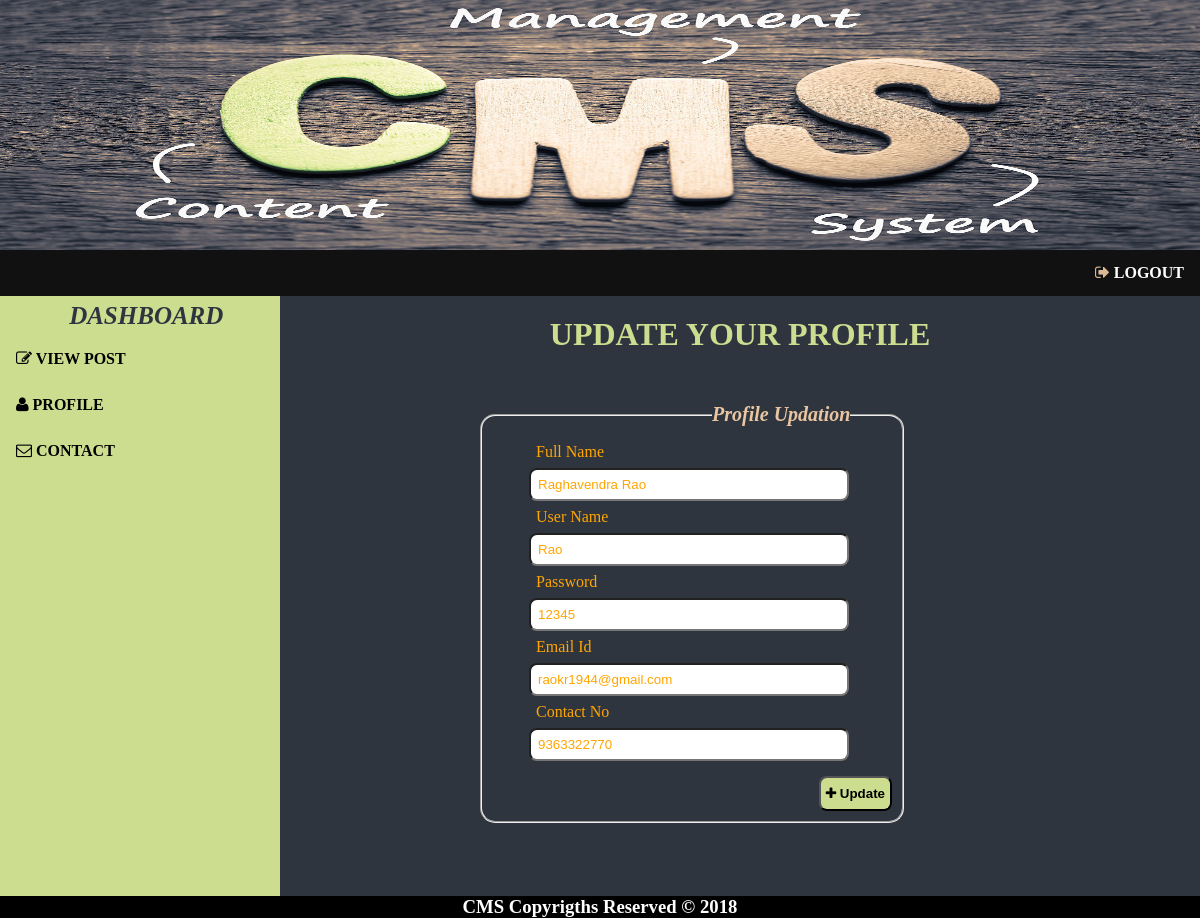
/uprofile.php (signed in), run on the app's committed database.
### tables this page shows
CREATE TABLE IF NOT EXISTS `users` (
  `UID` int(11) NOT NULL AUTO_INCREMENT,
  `FNAME` varchar(30) NOT NULL,
  `UNAME` varchar(30) NOT NULL,
  `UPASS` varchar(30) NOT NULL,
  `EMAIL` varchar(30) NOT NULL,
  `CONTACT` varchar(30) NOT NULL,
  `STATUS` int(11) NOT NULL DEFAULT '1',
  PRIMARY KEY (`UID`)
);

### uprofile.php (the view, shortened to what this page needs)
<?php
include "config.php";
?>
<html>
	<head>
		<?php include "head.php" ?>
	</head>
	<body>
		<?php include "nav.php";?>
		<div id="container"style='background:#2f353f;color:orange' >
			<div id="sidenav">
				<ul>
					<li id="dash"> &nbsp DASHBOARD</li>
					<li><a href="uhome.php"><i class="fa fa-pencil-square-o"></i> VIEW POST &nbsp &nbsp &nbsp &nbsp &nbsp </a></li>
					<li><a href="uprofile.php"><i class="fa fa-user"></i> PROFILE  &nbsp &nbsp &nbsp &nbsp &nbsp </a></li>
					<li><a href="contact.php"><i class="fa fa-envelope-o"></i> CONTACT</a></li>
				</ul>
			</div>
			<div>
				<h1>UPDATE YOUR PROFILE</h1>
				<?php
					$sql="SELECT * FROM USERS WHERE UID={$_SESSION["UID"]}";
						$res=$con->query($sql);
						if($res->num_rows>0)
						{
							$row=$res->fetch_assoc();
						}
				?>
				<fieldset>
					<legend>Profile Updation</legend>
					<form method="post">
						<label>Full Name</label>
					<input type="text" name="fname" id="fname" value="<?php echo $row["FNAME"];?>" placeholder="Enter Your Full Name"/>
					<label>User Name</label>
					<input type="text" name="uname" id="uname" value="<?php echo $row["UNAME"];?>" placeholder="Enter User Name" />
					<label>Password</label>
					<input type="text" name="upass" id="upass" value="<?php echo $row["UPASS"];?> "placeholder="Enter User Password" />
					<label>Email Id</label>
					<input type="email" name="email" id="email" value="<?php echo $row["EMAIL"];?> "placeholder="Enter Your Valid Email Id"/>
					<label>Contact No</label>
					<input type="text" name="contact" id="contact" value="<?php echo $row["CONTACT"];?> " placeholder="Enter Valid Contact No"/>
						<button type="submit" name="submit"><i class="fa fa-plus"></i>  Update</button>
					</form>
				</fieldset>
			</div>
		</div>
		<?php include "foot.php";?>
	</body>
</html>

### style.css (style rules this page uses)
* { margin:0px; padding:0px; }
ul { list-style-type: none; margin: 0px; padding: 0px; overflow: hidden; background-color: #111; }
li { float: left; }
li i { color:#dab996; }
li a { display: block; color: white; text-align: center; padding: 14px 16px; text-decoration: none; font-weight:bold; }
#sidenav { width:280px; height:600px; float:left; background:#cddd90; }
#sidenav ul { list-style-type:none; display:block; background:#cddd90; }
#sidenav ul li a,#sidenav ul li i { color:black; }
#dash { font-style:italic; font-size:25px; font-weight:bold; color:#2f353f !important; line-height:40px; margin-left:0px; margin-top:0px; background:; height:40px; text-align:center; width:280px; }
#container { height:auto; width:100%; float:left; background:#2f353f; }
body { background:#2f353f; }
input,label,select,textarea { display:block; padding:7px; margin-left:37px; border-radius:8px; width:80%; color:orange; }
button { background:#cddd90; color:black; width:auto; height:35px; padding:5px; border-radius:8px; float:right; margin-top:15px; font-weight:bold; }
legend { margin-left:220px; font-style:italic; font-weight:bold; font-size:20px; }
fieldset { height:auto; width:400px; margin-left:480px; margin-top:50px; border-radius:15px; padding:10px; color:#e9c6a1; }
h1 { text-align:center; font-weight:bold; margin-top:20px; text-decoration:italic; font-family:Harrington; color:#cddd90; }

### data on the page
users: fname "Raghavendra Rao", uname "Rao", upass "12345", email "raokr1944@gmail.com", contact "9363322770"
